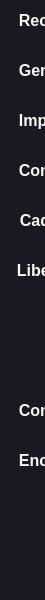
        <widget class="QFrame" name="frame_left_base">
         <property name="minimumSize">
          <size>
           <width>45</width>
           <height>600</height>
          </size>
         </property>
         <property name="maximumSize">
          <size>
           <width>45</width>
           <height>600</height>
          </size>
         </property>
         <property name="styleSheet">
          <string notr="true">/*rosa rgb(255, 121, 198); */
/*lilás rgb(189, 147, 249);*/

*{
	background-color: rgb(25, 26, 33);
	border: 0px solid;
}
QPushButton {
	color: rgb(248,248,242);
	background-color: rgb(25, 26, 33);
	border: 0px solid;
	text-align:left;
}
QPushButton:hover {
	background-color:rgb(60,60,60);
	background-color: rgb(40, 42, 54);
	text-align:left;
	border-radius:6px;
}
QPushButton:pressed {
	border: 2px solid rgb(189, 147, 249);
}</string>
         </property>
         <property name="frameShape">
          <enum>QFrame::NoFrame</enum>
         </property>
         <property name="frameShadow">
          <enum>QFrame::Raised</enum>
         </property>
         <layout class="QVBoxLayout" name="verticalLayout_2" stretch="0">
          <property name="spacing">
           <number>0</number>
          </property>
          <property name="leftMargin">
           <number>0</number>
          </property>
          <property name="topMargin">
           <number>0</number>
          </property>
          <property name="rightMargin">
           <number>0</number>
          </property>
          <property name="bottomMargin">
           <number>0</number>
          </property>
          <item alignment="Qt::AlignTop">
           <widget class="QFrame" name="frame_left_menu">
            <property name="enabled">
             <bool>true</bool>
            </property>
            <property name="minimumSize">
             <size>
              <width>45</width>
              <height>45</height>
             </size>
            </property>
            <property name="maximumSize">
             <size>
              <width>45</width>
              <height>480</height>
             </size>
            </property>
            <property name="styleSheet">
             <string notr="true"/>
            </property>
            <property name="frameShape">
             <enum>QFrame::StyledPanel</enum>
            </property>
            <property name="frameShadow">
             <enum>QFrame::Raised</enum>
            </property>
            <layout class="QVBoxLayout" name="verticalLayout_3">
             <property name="spacing">
              <number>10</number>
             </property>
             <property name="leftMargin">
              <number>1</number>
             </property>
             <property name="topMargin">
              <number>0</number>
             </property>
             <property name="rightMargin">
              <number>0</number>
             </property>
             <property name="bottomMargin">
              <number>0</number>
             </property>
             <item>
              <widget class="QPushButton" name="Menu">
               <property name="minimumSize">
                <size>
                 <width>250</width>
                 <height>40</height>
                </size>
               </property>
               <property name="maximumSize">
                <size>
                 <width>250</width>
                 <height>40</height>
                </size>
               </property>
               <property name="font">
                <font>
                 <pointsize>12</pointsize>
                 <weight>75</weight>
                 <bold>true</bold>
                </font>
               </property>
               <property name="focusPolicy">
                <enum>Qt::NoFocus</enum>
               </property>
               <property name="layoutDirection">
                <enum>Qt::LeftToRight</enum>
               </property>
               <property name="styleSheet">
                <string notr="true">	padding: 6px 9px;</string>
               </property>
               <property name="text">
                <string>  Recolher o menu</string>
               </property>
               <property name="icon">
                <iconset resource="resources.qrc">
                 <normaloff>:/icons/icons/menu.svg</normaloff>:/icons/icons/menu.svg</iconset>
               </property>
               <property name="iconSize">
                <size>
                 <width>25</width>
                 <height>25</height>
                </size>
               </property>
              </widget>
             </item>
             <item>
              <widget class="QPushButton" name="GerarQrCode">
               <property name="sizePolicy">
                <sizepolicy hsizetype="Minimum" vsizetype="Fixed">
                 <horstretch>0</horstretch>
                 <verstretch>0</verstretch>
                </sizepolicy>
               </property>
               <property name="minimumSize">
                <size>
                 <width>250</width>
                 <height>40</height>
                </size>
               </property>
               <property name="maximumSize">
                <size>
                 <width>250</width>
                 <height>40</height>
                </size>
               </property>
               <property name="font">
                <font>
                 <pointsize>12</pointsize>
                 <weight>75</weight>
                 <bold>true</bold>
                </font>
               </property>
               <property name="focusPolicy">
                <enum>Qt::NoFocus</enum>
               </property>
               <property name="layoutDirection">
                <enum>Qt::LeftToRight</enum>
               </property>
               <property name="styleSheet">
                <string notr="true">	padding: 6px 9px;</string>
               </property>
               <property name="text">
                <string>  Gerar QrCode</string>
               </property>
               <property name="icon">
                <iconset resource="resources.qrc">
                 <normaloff>:/icons/icons/save.svg</normaloff>:/icons/icons/save.svg</iconset>
               </property>
               <property name="iconSize">
                <size>
                 <width>25</width>
                 <height>25</height>
                </size>
               </property>
              </widget>
             </item>
             <item>
              <widget class="QPushButton" name="Imprimir">
               <property name="minimumSize">
                <size>
                 <width>250</width>
                 <height>40</height>
                </size>
               </property>
               <property name="maximumSize">
                <size>
                 <width>250</width>
                 <height>40</height>
                </size>
               </property>
               <property name="font">
                <font>
                 <pointsize>12</pointsize>
                 <weight>75</weight>
                 <bold>true</bold>
                </font>
               </property>
               <property name="focusPolicy">
                <enum>Qt::NoFocus</enum>
               </property>
               <property name="styleSheet">
                <string notr="true">	padding: 6px 9px;</string>
               </property>
               <property name="text">
                <string>  Imprimir o QrCode</string>
               </property>
               <property name="icon">
                <iconset resource="resources.qrc">
                 <normaloff>:/icons/icons/printer.svg</normaloff>:/icons/icons/printer.svg</iconset>
               </property>
               <property name="iconSize">
                <size>
                 <width>25</width>
                 <height>25</height>
                </size>
               </property>
              </widget>
             </item>
             <item>
              <widget class="QPushButton" name="ConsultaPgto">
               <property name="minimumSize">
                <size>
                 <width>250</width>
                 <height>40</height>
                </size>
               </property>
               <property name="maximumSize">
                <size>
                 <width>250</width>
                 <height>40</height>
                </size>
               </property>
               <property name="font">
                <font>
                 <pointsize>12</pointsize>
                 <weight>75</weight>
                 <bold>true</bold>
                </font>
               </property>
               <property name="focusPolicy">
                <enum>Qt::NoFocus</enum>
               </property>
               <property name="styleSheet">
                <string notr="true">	padding: 6px 9px;</string>
               </property>
               <property name="text">
                <string>  Consultar Pagamento</string>
               </property>
               <property name="icon">
                <iconset resource="resources.qrc">
                 <normaloff>:/icons/icons/refresh-ccw.svg</normaloff>:/icons/icons/refresh-ccw.svg</iconset>
               </property>
               <property name="iconSize">
                <size>
                 <width>25</width>
                 <height>25</height>
                </size>
               </property>
              </widget>
             </item>
             <item>
              <widget class="QPushButton" name="CadastrarUsuario">
               <property name="minimumSize">
                <size>
                 <width>250</width>
                 <height>40</height>
                </size>
               </property>
               <property name="maximumSize">
                <size>
                 <width>250</width>
                 <height>40</height>
                </size>
               </property>
               <property name="font">
                <font>
                 <pointsize>12</pointsize>
                 <weight>75</weight>
                 <bold>true</bold>
                </font>
               </property>
               <property name="focusPolicy">
                <enum>Qt::NoFocus</enum>
               </property>
               <property name="styleSheet">
                <string notr="true">padding: 6px 10px;</string>
               </property>
               <property name="text">
                <string>  Cadastro de Usuários</string>
               </property>
               <property name="icon">
                <iconset resource="resources.qrc">
                 <normaloff>:/icons/icons/user-plus.svg</normaloff>:/icons/icons/user-plus.svg</iconset>
               </property>
               <property name="iconSize">
                <size>
                 <width>25</width>
                 <height>25</height>
                </size>
               </property>
              </widget>
             </item>
             <item>
              <widget class="QPushButton" name="AutorizarPix">
               <property name="minimumSize">
                <size>
                 <width>250</width>
                 <height>40</height>
                </size>
               </property>
               <property name="maximumSize">
                <size>
                 <width>250</width>
                 <height>40</height>
                </size>
               </property>
               <property name="font">
                <font>
                 <pointsize>12</pointsize>
                 <weight>75</weight>
                 <bold>true</bold>
                </font>
               </property>
               <property name="focusPolicy">
                <enum>Qt::NoFocus</enum>
               </property>
               <property name="styleSheet">
                <string notr="true">padding: 6px 7px;</string>
               </property>
               <property name="text">
                <string>  Liberar Pix</string>
               </property>
               <property name="icon">
                <iconset resource="resources.qrc">
                 <normaloff>:/icons/icons/check-square.svg</normaloff>:/icons/icons/check-square.svg</iconset>
               </property>
               <property name="iconSize">
                <size>
                 <width>25</width>
                 <height>25</height>
                </size>
               </property>
              </widget>
             </item>
             <item>
              <spacer name="verticalSpacer">
               <property name="orientation">
                <enum>Qt::Vertical</enum>
               </property>
               <property name="sizeType">
                <enum>QSizePolicy::Fixed</enum>
               </property>
               <property name="sizeHint" stdset="0">
                <size>
                 <width>20</width>
                 <height>240</height>
                </size>
               </property>
              </spacer>
             </item>
             <item>
              <widget class="QPushButton" name="Settings">
               <property name="minimumSize">
                <size>
                 <width>250</width>
                 <height>40</height>
                </size>
               </property>
               <property name="maximumSize">
                <size>
                 <width>250</width>
                 <height>40</height>
                </size>
               </property>
               <property name="font">
                <font>
                 <pointsize>12</pointsize>
                 <weight>75</weight>
                 <bold>true</bold>
                </font>
               </property>
               <property name="focusPolicy">
                <enum>Qt::TabFocus</enum>
               </property>
               <property name="styleSheet">
                <string notr="true">	padding: 6px 9px;</string>
               </property>
               <property name="text">
                <string>  Configurações</string>
               </property>
               <property name="icon">
                <iconset resource="resources.qrc">
                 <normaloff>:/icons/icons/settings.svg</normaloff>:/icons/icons/settings.svg</iconset>
               </property>
               <property name="iconSize">
                <size>
                 <width>25</width>
                 <height>25</height>
                </size>
               </property>
               <property name="autoRepeat">
                <bool>false</bool>
               </property>
              </widget>
             </item>
             <item>
              <widget class="QPushButton" name="Sair">
               <property name="minimumSize">
                <size>
                 <width>250</width>
                 <height>40</height>
                </size>
               </property>
               <property name="maximumSize">
                <size>
                 <width>250</width>
                 <height>40</height>
                </size>
               </property>
               <property name="font">
                <font>
                 <pointsize>12</pointsize>
                 <weight>75</weight>
                 <bold>true</bold>
                </font>
               </property>
               <property name="focusPolicy">
                <enum>Qt::TabFocus</enum>
               </property>
               <property name="styleSheet">
                <string notr="true">	padding: 6px 9px;</string>
               </property>
               <property name="text">
                <string>  Encerrar</string>
               </property>
               <property name="icon">
                <iconset resource="resources.qrc">
                 <normaloff>:/icons/icons/log-out.svg</normaloff>:/icons/icons/log-out.svg</iconset>
               </property>
               <property name="iconSize">
                <size>
                 <width>25</width>
                 <height>25</height>
                </size>
               </property>
               <property name="autoRepeat">
                <bool>false</bool>
               </property>
              </widget>
             </item>
            </layout>
           </widget>
          </item>
         </layout>
        </widget>
